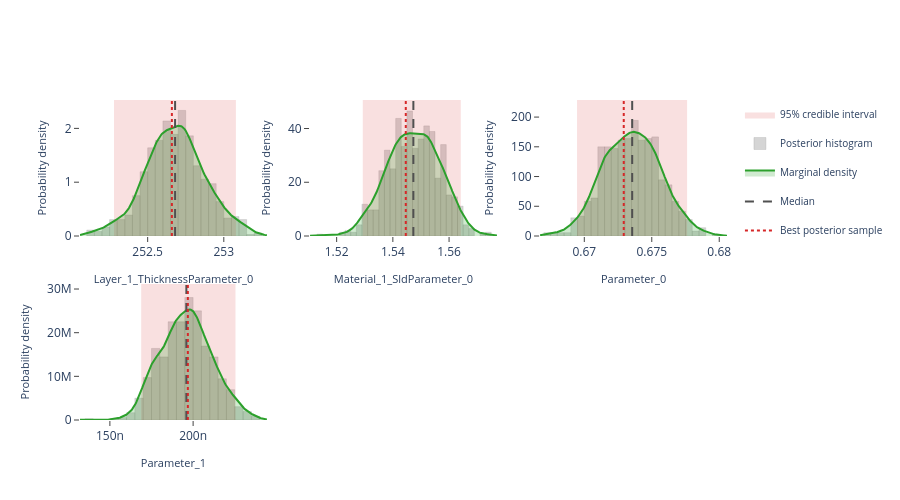

Notebook cell for this chart:
### Markdown cell above
## Interactive posterior plots

The next three cells render the same Plotly figures that are shown on the
Bayesian Posterior tab of the EasyReflectometryApp:

* **Marginals** — per-parameter distribution: histogram + smooth KDE marginal,
  shaded 95% credible interval, and median / best-sample lines
  (`plot_distribution` or `posterior.distribution()`)
* **Corner plot** — pairwise marginals + 2-D contours + scatter (`plot_corner`)
* **Traces** — per-chain trace + marginal histogram (`plot_trace`)

The standalone helpers are called with ``return_figure=True`` so they return a
Plotly ``Figure`` that we render in the notebook with ``fig.show()``; the
``PosteriorResults`` methods return the figure directly.

### Code cell
# ---- Marginal posterior distributions ---------------------------------------
# One panel per free parameter, each overlaying the posterior histogram, a
# smooth Gaussian-KDE marginal, the shaded 95% credible interval, and the
# median / best-sample reference lines.  Mirrors the "Marginals" sub-tab in
# the EasyReflectometryApp.

# The PosteriorResults method passes ``logp`` through automatically so the
# best posterior sample (MAP) line is drawn:
fig = posterior.distribution()
fig.show()

# Standalone equivalent (pass ``logp`` to get the best-sample line):
# fig = plot_distribution(
#     posterior.draws,
#     posterior.param_names,
#     logp=posterior.logp,
#     return_figure=True,
# )
# fig.show()

### Figure 1 — Plotly figure (JSON) as saved in the notebook; plotly's stock layout.template omitted (floating-point values rounded to 4 significant figures; data arrays with more than 128 entries replaced by an {"elided": "..."} marker saying what was removed)
{"data": [{"fill": "toself", "fillcolor": "rgba(214, 39, 40, 0.14)", "hoverinfo": "skip", "legendgroup": "95% credible interval", "line": {"color": "rgba(214, 39, 40, 0.14)", "width": 0}, "mode": "lines", "name": "95% credible interval", "showlegend": true, "type": "scatter", "x": [252.3, 253.1, 253.1, 252.3, 252.3], "xaxis": "x", "y": [0.0, 0.0, 2.527, 2.527, 0.0], "yaxis": "y"}, {"histnorm": "probability density", "hovertemplate": "sample=%{x:.4f}<br>density: %{y:.2f}<extra></extra>", "legendgroup": "histogram", "marker": {"color": "rgba(120, 120, 120, 0.38)", "line": {"color": "rgba(120, 120, 120, 0.24)", "width": 1}}, "name": "Posterior histogram", "nbinsx": 40, "opacity": 0.82, "showlegend": true, "type": "histogram", "x": {"elided": "720 float values"}, "xaxis": "x", "yaxis": "y"}, {"fill": "tozeroy", "fillcolor": "rgba(44, 160, 44, 0.22)", "hovertemplate": "Layer_1_ThicknessParameter_0: %{x:.4f}<br>density: %{y:.4f}<extra></extra>", "legendgroup": "marginal", "line": {"color": "rgb(44, 160, 44)", "width": 2}, "mode": "lines", "name": "Marginal density", "showlegend": true, "type": "scatter", "x": {"elided": "256 float values"}, "xaxis": "x", "y": {"elided": "256 float values"}, "yaxis": "y"}, {"hovertemplate": "Median: %{x:.4f}<extra></extra>", "legendgroup": "Median", "line": {"color": "rgb(80, 80, 80)", "dash": "dash", "width": 2}, "mode": "lines", "name": "Median", "showlegend": true, "type": "scatter", "x": [252.7, 252.7], "xaxis": "x", "y": [0.0, 2.527], "yaxis": "y"}, {"hovertemplate": "Best posterior sample: %{x:.4f}<extra></extra>", "legendgroup": "Best posterior sample", "line": {"color": "rgb(214, 39, 40)", "dash": "dot", "width": 2}, "mode": "lines", "name": "Best posterior sample", "showlegend": true, "type": "scatter", "x": [252.7, 252.7], "xaxis": "x", "y": [0.0, 2.527], "yaxis": "y"}, {"fill": "toself", "fillcolor": "rgba(214, 39, 40, 0.14)", "hoverinfo": "skip", "legendgroup": "95% credible interval", "line": {"color": "rgba(214, 39, 40, 0.14)", "width": 0}, "mode": "lines", "name": "95% credible interval", "showlegend": false, "type": "scatter", "x": [1.529, 1.564, 1.564, 1.529, 1.529], "xaxis": "x2", "y": [0.0, 0.0, 50.61, 50.61, 0.0], "yaxis": "y2"}, {"histnorm": "probability density", "hovertemplate": "sample=%{x:.4f}<br>density: %{y:.2f}<extra></extra>", "legendgroup": "histogram", "marker": {"color": "rgba(120, 120, 120, 0.38)", "line": {"color": "rgba(120, 120, 120, 0.24)", "width": 1}}, "name": "Posterior histogram", "nbinsx": 40, "opacity": 0.82, "showlegend": false, "type": "histogram", "x": {"elided": "720 float values"}, "xaxis": "x2", "yaxis": "y2"}, {"fill": "tozeroy", "fillcolor": "rgba(44, 160, 44, 0.22)", "hovertemplate": "Material_1_SldParameter_0: %{x:.4f}<br>density: %{y:.4f}<extra></extra>", "legendgroup": "marginal", "line": {"color": "rgb(44, 160, 44)", "width": 2}, "mode": "lines", "name": "Marginal density", "showlegend": false, "type": "scatter", "x": {"elided": "256 float values"}, "xaxis": "x2", "y": {"elided": "256 float values"}, "yaxis": "y2"}, {"hovertemplate": "Median: %{x:.4f}<extra></extra>", "legendgroup": "Median", "line": {"color": "rgb(80, 80, 80)", "dash": "dash", "width": 2}, "mode": "lines", "name": "Median", "showlegend": false, "type": "scatter", "x": [1.547, 1.547], "xaxis": "x2", "y": [0.0, 50.61], "yaxis": "y2"}, {"hovertemplate": "Best posterior sample: %{x:.4f}<extra></extra>", "legendgroup": "Best posterior sample", "line": {"color": "rgb(214, 39, 40)", "dash": "dot", "width": 2}, "mode": "lines", "name": "Best posterior sample", "showlegend": false, "type": "scatter", "x": [1.545, 1.545], "xaxis": "x2", "y": [0.0, 50.61], "yaxis": "y2"}, {"fill": "toself", "fillcolor": "rgba(214, 39, 40, 0.14)", "hoverinfo": "skip", "legendgroup": "95% credible interval", "line": {"color": "rgba(214, 39, 40, 0.14)", "width": 0}, "mode": "lines", "name": "95% credible interval", "showlegend": false, "type": "scatter", "x": [0.6695, 0.6776, 0.6776, 0.6695, 0.6695], "xaxis": "x3", "y": [0.0, 0.0, 228.7, 228.7, 0.0], "yaxis": "y3"}, {"histnorm": "probability density", "hovertemplate": "sample=%{x:.4f}<br>density: %{y:.2f}<extra></extra>", "legendgroup": "histogram", "marker": {"color": "rgba(120, 120, 120, 0.38)", "line": {"color": "rgba(120, 120, 120, 0.24)", "width": 1}}, "name": "Posterior histogram", "nbinsx": 40, "opacity": 0.82, "showlegend": false, "type": "histogram", "x": {"elided": "720 float values"}, "xaxis": "x3", "yaxis": "y3"}, {"fill": "tozeroy", "fillcolor": "rgba(44, 160, 44, 0.22)", "hovertemplate": "Parameter_0: %{x:.4f}<br>density: %{y:.4f}<extra></extra>", "legendgroup": "marginal", "line": {"color": "rgb(44, 160, 44)", "width": 2}, "mode": "lines", "name": "Marginal density", "showlegend": false, "type": "scatter", "x": {"elided": "256 float values"}, "xaxis": "x3", "y": {"elided": "256 float values"}, "yaxis": "y3"}, {"hovertemplate": "Median: %{x:.4f}<extra></extra>", "legendgroup": "Median", "line": {"color": "rgb(80, 80, 80)", "dash": "dash", "width": 2}, "mode": "lines", "name": "Median", "showlegend": false, "type": "scatter", "x": [0.6735, 0.6735], "xaxis": "x3", "y": [0.0, 228.7], "yaxis": "y3"}, {"hovertemplate": "Best posterior sample: %{x:.4f}<extra></extra>", "legendgroup": "Best posterior sample", "line": {"color": "rgb(214, 39, 40)", "dash": "dot", "width": 2}, "mode": "lines", "name": "Best posterior sample", "showlegend": false, "type": "scatter", "x": [0.6729, 0.6729], "xaxis": "x3", "y": [0.0, 228.7], "yaxis": "y3"}, {"fill": "toself", "fillcolor": "rgba(214, 39, 40, 0.14)", "hoverinfo": "skip", "legendgroup": "95% credible interval", "line": {"color": "rgba(214, 39, 40, 0.14)", "width": 0}, "mode": "lines", "name": "95% credible interval", "showlegend": false, "type": "scatter", "x": [1.688e-07, 2.254e-07, 2.254e-07, 1.688e-07, 1.688e-07], "xaxis": "x4", "y": [0.0, 0.0, 31150000.0, 31150000.0, 0.0], "yaxis": "y4"}, {"histnorm": "probability density", "hovertemplate": "sample=%{x:.4f}<br>density: %{y:.2f}<extra></extra>", "legendgroup": "histogram", "marker": {"color": "rgba(120, 120, 120, 0.38)", "line": {"color": "rgba(120, 120, 120, 0.24)", "width": 1}}, "name": "Posterior histogram", "nbinsx": 40, "opacity": 0.82, "showlegend": false, "type": "histogram", "x": {"elided": "720 float values"}, "xaxis": "x4", "yaxis": "y4"}, {"fill": "tozeroy", "fillcolor": "rgba(44, 160, 44, 0.22)", "hovertemplate": "Parameter_1: %{x:.4f}<br>density: %{y:.4f}<extra></extra>", "legendgroup": "marginal", "line": {"color": "rgb(44, 160, 44)", "width": 2}, "mode": "lines", "name": "Marginal density", "showlegend": false, "type": "scatter", "x": {"elided": "256 float values"}, "xaxis": "x4", "y": {"elided": "256 float values"}, "yaxis": "y4"}, {"hovertemplate": "Median: %{x:.4f}<extra></extra>", "legendgroup": "Median", "line": {"color": "rgb(80, 80, 80)", "dash": "dash", "width": 2}, "mode": "lines", "name": "Median", "showlegend": false, "type": "scatter", "x": [1.96e-07, 1.96e-07], "xaxis": "x4", "y": [0.0, 31150000.0], "yaxis": "y4"}, {"hovertemplate": "Best posterior sample: %{x:.4f}<extra></extra>", "legendgroup": "Best posterior sample", "line": {"color": "rgb(214, 39, 40)", "dash": "dot", "width": 2}, "mode": "lines", "name": "Best posterior sample", "showlegend": false, "type": "scatter", "x": [1.968e-07, 1.968e-07], "xaxis": "x4", "y": [0.0, 31150000.0], "yaxis": "y4"}], "layout": {"barmode": "overlay", "height": 500, "legend": {"font": {"size": 10}}, "plot_bgcolor": "white", "showlegend": true, "xaxis": {"anchor": "y", "domain": [0.0, 0.2889], "range": [252.1, 253.3], "showgrid": false, "ticks": "outside", "title": {"font": {"size": 11}, "text": "Layer_1_ThicknessParameter_0"}, "zeroline": false}, "xaxis2": {"anchor": "y2", "domain": [0.3556, 0.6444], "range": [1.511, 1.577], "showgrid": false, "ticks": "outside", "title": {"font": {"size": 11}, "text": "Material_1_SldParameter_0"}, "zeroline": false}, "xaxis3": {"anchor": "y3", "domain": [0.7111, 1.0], "range": [0.6667, 0.6806], "showgrid": false, "ticks": "outside", "title": {"font": {"size": 11}, "text": "Parameter_0"}, "zeroline": false}, "xaxis4": {"anchor": "y4", "domain": [0.0, 0.2889], "range": [1.32e-07, 2.443e-07], "showgrid": false, "ticks": "outside", "title": {"font": {"size": 11}, "text": "Parameter_1"}, "zeroline": false}, "xaxis5": {"anchor": "y5", "domain": [0.3556, 0.6444], "showgrid": false, "ticks": "outside", "zeroline": false}, "xaxis6": {"anchor": "y6", "domain": [0.7111, 1.0], "showgrid": false, "ticks": "outside", "zeroline": false}, "yaxis": {"anchor": "x", "domain": [0.575, 1.0], "range": [0.0, 2.527], "showgrid": false, "ticks": "outside", "title": {"font": {"size": 11}, "text": "Probability density"}, "zeroline": false}, "yaxis2": {"anchor": "x2", "domain": [0.575, 1.0], "range": [0.0, 50.61], "showgrid": false, "ticks": "outside", "title": {"font": {"size": 11}, "text": "Probability density"}, "zeroline": false}, "yaxis3": {"anchor": "x3", "domain": [0.575, 1.0], "range": [0.0, 228.7], "showgrid": false, "ticks": "outside", "title": {"font": {"size": 11}, "text": "Probability density"}, "zeroline": false}, "yaxis4": {"anchor": "x4", "domain": [0.0, 0.425], "range": [0.0, 31150000.0], "showgrid": false, "ticks": "outside", "title": {"font": {"size": 11}, "text": "Probability density"}, "zeroline": false}, "yaxis5": {"anchor": "x5", "domain": [0.0, 0.425], "showgrid": false, "ticks": "outside", "zeroline": false}, "yaxis6": {"anchor": "x6", "domain": [0.0, 0.425], "showgrid": false, "ticks": "outside", "zeroline": false}}}
